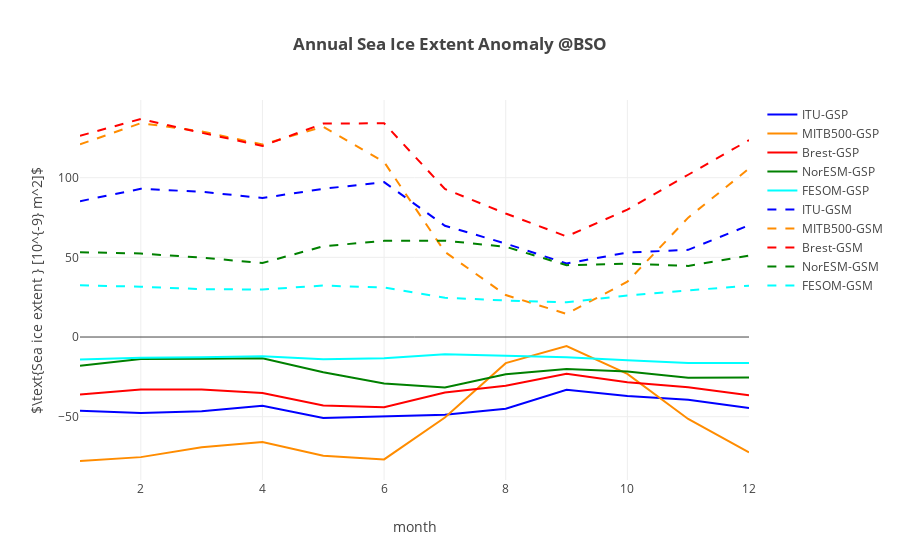

Write notebook code for a chart like this one.
### Code cell
""" Plot seasonal mean of heat fluxes anomaly"""
modelnames = ['ITU' , 'MITB500', 'Brest', 'NorESM', 'FESOM']
colors = ['blue', 'darkorange', 'red', 'green', 'cyan']
# names of the control, gsp and gsn variables [total]
ctln = ['ctlxice_barents', 'SIextBK_c', 'refice_extent_BSKS', 'ice_extent_NorESM_BarentsKara_ctrl', 'ctliext_BK']
gspn = ['gspxice_barents', 'SIextBK_gsp', 'gspice_extent_BSKS', 'ice_extent_NorESM_BarentsKara_gsp', 'gspiext_BK']
gsnn = ['gsnxice_barents', 'SIextBK_gsm', 'gsnice_extent_BSKS', 'ice_extent_NorESM_BarentsKara_gsn', 'gsniext_BK']

coeffs = [1e-9, 1e-9, 1e-9, 1e-9, 1e-9]

layout = go.Layout(
    title='<b>Annual Sea Ice Extent Anomaly @BSO</b>',
    yaxis=dict(
         title='$\\text{Sea ice extent } [10^{-9} m^2]$',
        #range=[-14, 14]
    ),
    xaxis=dict(
        title='month'
    )
)    


def update_plot(models):
    
    datap = []
    datan = []
    for ind,mdl in enumerate(models):
        dnm = 'ds'+np.str(ind)+'.'+ctln[ind]+'.groupby(\'time.month\').mean().month'
        time = np.copy(eval(dnm))
        dnm = 'ds'+np.str(ind)+'.'+ctln[ind]+'.groupby(\'time.month\').mean()'
        dnm2 = 'ds'+np.str(ind)+'.'+gspn[ind]+'.groupby(\'time.month\').mean()'
        dnm3 = 'ds'+np.str(ind)+'.'+gsnn[ind]+'.groupby(\'time.month\').mean()'
        val1 = np.copy(eval(dnm2)-eval(dnm))*coeffs[ind]
        val2 = np.copy(eval(dnm3)-eval(dnm))*coeffs[ind]
        trace1 = go.Scatter(            
            x = time,
            y = val1,
            mode = 'lines',
            name = mdl+'-GSP',        
            line = dict(
                width = 2,
                color = colors[ind],
                shape = 'smooth'
            )
        )
        datap.append(trace1)
        trace2 = go.Scatter(            
            x = time,
            y = val2,
            mode = 'lines',
            name = mdl+'-GSM',            
            line = dict(
                width = 2,
                color = colors[ind],
                dash = 'dash',
                shape = 'smooth'
            )
        )
        datan.append(trace2)


   
    data = datap + datan
    
    fig = go.Figure(data=data, layout=layout)
    py.offline.iplot(fig)
    
update_plot(modelnames)

### Figure 1 — Plotly figure (JSON) as saved in the notebook; plotly's stock layout.template omitted (floating-point values rounded to 4 significant figures)
{"data": [{"line": {"color": "blue", "shape": "smooth", "width": 2}, "mode": "lines", "name": "ITU-GSP", "type": "scatter", "x": [1, 2, 3, 4, 5, 6, 7, 8, 9, 10, 11, 12], "y": [-46.2, -47.75, -46.63, -43.07, -50.76, -49.65, -48.79, -45.06, -33.14, -36.95, -39.37, -44.61]}, {"line": {"color": "darkorange", "shape": "smooth", "width": 2}, "mode": "lines", "name": "MITB500-GSP", "type": "scatter", "x": [1, 2, 3, 4, 5, 6, 7, 8, 9, 10, 11, 12], "y": [-77.81, -75.38, -69.18, -65.86, -74.54, -76.8, -50.51, -16.38, -5.651, -23.11, -51.44, -72.37]}, {"line": {"color": "red", "shape": "smooth", "width": 2}, "mode": "lines", "name": "Brest-GSP", "type": "scatter", "x": [1, 2, 3, 4, 5, 6, 7, 8, 9, 10, 11, 12], "y": [-36.08, -32.86, -32.96, -35.07, -42.93, -44.09, -34.8, -30.53, -23.05, -28.44, -31.56, -36.59]}, {"line": {"color": "green", "shape": "smooth", "width": 2}, "mode": "lines", "name": "NorESM-GSP", "type": "scatter", "x": [1, 2, 3, 4, 5, 6, 7, 8, 9, 10, 11, 12], "y": [-18.03, -13.74, -13.62, -13.4, -22.05, -29.17, -31.66, -23.36, -20.13, -21.57, -25.61, -25.4]}, {"line": {"color": "cyan", "shape": "smooth", "width": 2}, "mode": "lines", "name": "FESOM-GSP", "type": "scatter", "x": [1, 2, 3, 4, 5, 6, 7, 8, 9, 10, 11, 12], "y": [-14.04, -13.06, -12.64, -12.03, -13.98, -13.35, -10.75, -11.84, -12.64, -14.6, -16.35, -16.27]}, {"line": {"color": "blue", "dash": "dash", "shape": "smooth", "width": 2}, "mode": "lines", "name": "ITU-GSM", "type": "scatter", "x": [1, 2, 3, 4, 5, 6, 7, 8, 9, 10, 11, 12], "y": [85.26, 93.04, 91.14, 87.26, 93.03, 97.26, 69.85, 58.66, 46.14, 53.04, 54.7, 70.16]}, {"line": {"color": "darkorange", "dash": "dash", "shape": "smooth", "width": 2}, "mode": "lines", "name": "MITB500-GSM", "type": "scatter", "x": [1, 2, 3, 4, 5, 6, 7, 8, 9, 10, 11, 12], "y": [120.9, 134.2, 129.1, 120.8, 132.0, 109.9, 53.42, 26.37, 14.51, 34.72, 74.93, 105.7]}, {"line": {"color": "red", "dash": "dash", "shape": "smooth", "width": 2}, "mode": "lines", "name": "Brest-GSM", "type": "scatter", "x": [1, 2, 3, 4, 5, 6, 7, 8, 9, 10, 11, 12], "y": [126.3, 136.8, 128.2, 120.0, 134.0, 134.2, 92.91, 77.53, 63.14, 79.93, 101.9, 123.6]}, {"line": {"color": "green", "dash": "dash", "shape": "smooth", "width": 2}, "mode": "lines", "name": "NorESM-GSM", "type": "scatter", "x": [1, 2, 3, 4, 5, 6, 7, 8, 9, 10, 11, 12], "y": [53.23, 52.43, 49.8, 46.48, 56.95, 60.4, 60.46, 56.66, 45.1, 46.05, 44.62, 51.1]}, {"line": {"color": "cyan", "dash": "dash", "shape": "smooth", "width": 2}, "mode": "lines", "name": "FESOM-GSM", "type": "scatter", "x": [1, 2, 3, 4, 5, 6, 7, 8, 9, 10, 11, 12], "y": [32.52, 31.54, 30.05, 29.83, 32.28, 31.1, 24.63, 22.94, 21.78, 26.06, 29.23, 32.26]}], "layout": {"title": "<b>Annual Sea Ice Extent Anomaly @BSO</b>", "xaxis": {"title": "month"}, "yaxis": {"title": "$\\text{Sea ice extent } [10^{-9} m^2]$"}}}
